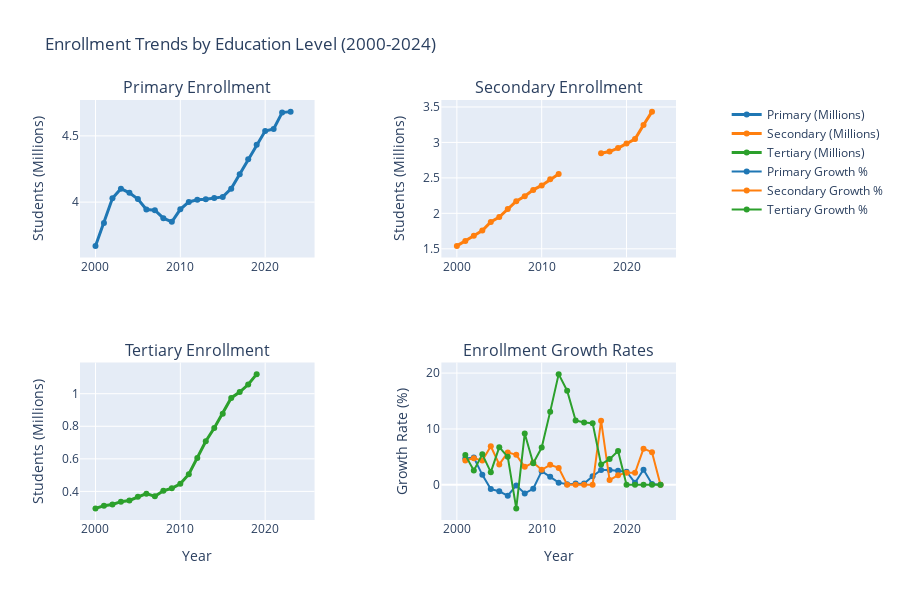

The code cell stored with this chart in its notebook:
### Code cell
# Enrollment trends by education level
fig = make_subplots(
    rows=2, cols=2,
    subplot_titles=('Primary Enrollment', 'Secondary Enrollment', 
                   'Tertiary Enrollment', 'Enrollment Growth Rates'),
    specs=[[{"secondary_y": False}, {"secondary_y": False}],
           [{"secondary_y": False}, {"secondary_y": True}]]
)

# Primary enrollment
fig.add_trace(
    go.Scatter(x=analysis_data['year'], y=analysis_data['Primary Enrollment']/1000000,
               mode='lines+markers', name='Primary (Millions)',
               line=dict(color='#1f77b4', width=3)),
    row=1, col=1
)

# Secondary enrollment
fig.add_trace(
    go.Scatter(x=analysis_data['year'], y=analysis_data['Secondary Enrollment']/1000000,
               mode='lines+markers', name='Secondary (Millions)',
               line=dict(color='#ff7f0e', width=3)),
    row=1, col=2
)

# Tertiary enrollment
fig.add_trace(
    go.Scatter(x=analysis_data['year'], y=analysis_data['Tertiary Enrollment']/1000000,
               mode='lines+markers', name='Tertiary (Millions)',
               line=dict(color='#2ca02c', width=3)),
    row=2, col=1
)

# Calculate growth rates
analysis_data['Primary Growth'] = analysis_data['Primary Enrollment'].pct_change() * 100
analysis_data['Secondary Growth'] = analysis_data['Secondary Enrollment'].pct_change() * 100
analysis_data['Tertiary Growth'] = analysis_data['Tertiary Enrollment'].pct_change() * 100

# Growth rates
fig.add_trace(
    go.Scatter(x=analysis_data['year'], y=analysis_data['Primary Growth'],
               mode='lines+markers', name='Primary Growth %',
               line=dict(color='#1f77b4', width=2)),
    row=2, col=2
)
fig.add_trace(
    go.Scatter(x=analysis_data['year'], y=analysis_data['Secondary Growth'],
               mode='lines+markers', name='Secondary Growth %',
               line=dict(color='#ff7f0e', width=2)),
    row=2, col=2
)
fig.add_trace(
    go.Scatter(x=analysis_data['year'], y=analysis_data['Tertiary Growth'],
               mode='lines+markers', name='Tertiary Growth %',
               line=dict(color='#2ca02c', width=2)),
    row=2, col=2
)

fig.update_layout(
    title="Enrollment Trends by Education Level (2000-2024)",
    height=600,
    showlegend=True
)

fig.update_xaxes(title_text="Year", row=2, col=1)
fig.update_xaxes(title_text="Year", row=2, col=2)
fig.update_yaxes(title_text="Students (Millions)", row=1, col=1)
fig.update_yaxes(title_text="Students (Millions)", row=1, col=2)
fig.update_yaxes(title_text="Students (Millions)", row=2, col=1)
fig.update_yaxes(title_text="Growth Rate (%)", row=2, col=2)

fig.show()

### Figure 1 — Plotly figure (JSON) as saved in the notebook; plotly's stock layout.template omitted (floating-point values rounded to 4 significant figures)
{"data": [{"line": {"color": "#1f77b4", "width": 3}, "mode": "lines+markers", "name": "Primary (Millions)", "type": "scatter", "x": [2000, 2001, 2002, 2003, 2004, 2005, 2006, 2007, 2008, 2009, 2010, 2011, 2012, 2013, 2014, 2015, 2016, 2017, 2018, 2019, 2020, 2021, 2022, 2023, 2024], "xaxis": "x", "y": [3.67, 3.842, 4.029, 4.101, 4.07, 4.023, 3.944, 3.939, 3.879, 3.851, 3.945, 4.001, 4.017, 4.021, 4.03, 4.039, 4.102, 4.211, 4.323, 4.432, 4.536, 4.553, 4.675, 4.683, NaN], "yaxis": "y"}, {"line": {"color": "#ff7f0e", "width": 3}, "mode": "lines+markers", "name": "Secondary (Millions)", "type": "scatter", "x": [2000, 2001, 2002, 2003, 2004, 2005, 2006, 2007, 2008, 2009, 2010, 2011, 2012, 2013, 2014, 2015, 2016, 2017, 2018, 2019, 2020, 2021, 2022, 2023, 2024], "xaxis": "x2", "y": [1.541, 1.608, 1.685, 1.758, 1.879, 1.948, 2.061, 2.172, 2.242, 2.331, 2.393, 2.479, 2.554, NaN, NaN, NaN, NaN, 2.847, 2.871, 2.921, 2.983, 3.048, 3.245, 3.434, NaN], "yaxis": "y2"}, {"line": {"color": "#2ca02c", "width": 3}, "mode": "lines+markers", "name": "Tertiary (Millions)", "type": "scatter", "x": [2000, 2001, 2002, 2003, 2004, 2005, 2006, 2007, 2008, 2009, 2010, 2011, 2012, 2013, 2014, 2015, 2016, 2017, 2018, 2019, 2020, 2021, 2022, 2023, 2024], "xaxis": "x3", "y": [0.2956, 0.3113, 0.3193, 0.3367, 0.3443, 0.3676, 0.386, 0.3697, 0.4036, 0.4191, 0.447, 0.5056, 0.6058, 0.7078, 0.7894, 0.8774, 0.9742, 1.01, 1.056, 1.12, NaN, NaN, NaN, NaN, NaN], "yaxis": "y3"}, {"line": {"color": "#1f77b4", "width": 2}, "mode": "lines+markers", "name": "Primary Growth %", "type": "scatter", "x": [2000, 2001, 2002, 2003, 2004, 2005, 2006, 2007, 2008, 2009, 2010, 2011, 2012, 2013, 2014, 2015, 2016, 2017, 2018, 2019, 2020, 2021, 2022, 2023, 2024], "xaxis": "x4", "y": [NaN, 4.698, 4.87, 1.788, -0.7553, -1.169, -1.958, -0.118, -1.537, -0.7128, 2.446, 1.422, 0.3904, 0.1025, 0.2261, 0.2295, 1.544, 2.656, 2.659, 2.536, 2.339, 0.3711, 2.696, 0.161, 0.0], "yaxis": "y4"}, {"line": {"color": "#ff7f0e", "width": 2}, "mode": "lines+markers", "name": "Secondary Growth %", "type": "scatter", "x": [2000, 2001, 2002, 2003, 2004, 2005, 2006, 2007, 2008, 2009, 2010, 2011, 2012, 2013, 2014, 2015, 2016, 2017, 2018, 2019, 2020, 2021, 2022, 2023, 2024], "xaxis": "x4", "y": [NaN, 4.359, 4.774, 4.332, 6.907, 3.646, 5.803, 5.368, 3.215, 3.977, 2.687, 3.581, 3.028, 0.0, 0.0, 0.0, 0.0, 11.47, 0.8402, 1.733, 2.14, 2.153, 6.465, 5.848, 0.0], "yaxis": "y4"}, {"line": {"color": "#2ca02c", "width": 2}, "mode": "lines+markers", "name": "Tertiary Growth %", "type": "scatter", "x": [2000, 2001, 2002, 2003, 2004, 2005, 2006, 2007, 2008, 2009, 2010, 2011, 2012, 2013, 2014, 2015, 2016, 2017, 2018, 2019, 2020, 2021, 2022, 2023, 2024], "xaxis": "x4", "y": [NaN, 5.316, 2.557, 5.454, 2.26, 6.744, 5.005, -4.218, 9.167, 3.848, 6.669, 13.1, 19.81, 16.85, 11.52, 11.15, 11.04, 3.648, 4.602, 6.062, 0.0, 0.0, 0.0, 0.0, 0.0], "yaxis": "y4"}], "layout": {"annotations": [{"font": {"size": 16}, "showarrow": false, "text": "Primary Enrollment", "x": 0.185, "xanchor": "center", "xref": "paper", "y": 1, "yanchor": "bottom", "yref": "paper"}, {"font": {"size": 16}, "showarrow": false, "text": "Secondary Enrollment", "x": 0.755, "xanchor": "center", "xref": "paper", "y": 1, "yanchor": "bottom", "yref": "paper"}, {"font": {"size": 16}, "showarrow": false, "text": "Tertiary Enrollment", "x": 0.185, "xanchor": "center", "xref": "paper", "y": 0.375, "yanchor": "bottom", "yref": "paper"}, {"font": {"size": 16}, "showarrow": false, "text": "Enrollment Growth Rates", "x": 0.755, "xanchor": "center", "xref": "paper", "y": 0.375, "yanchor": "bottom", "yref": "paper"}], "height": 600, "showlegend": true, "title": {"text": "Enrollment Trends by Education Level (2000-2024)"}, "xaxis": {"anchor": "y", "domain": [0, 0.37]}, "xaxis2": {"anchor": "y2", "domain": [0.57, 0.94]}, "xaxis3": {"anchor": "y3", "domain": [0, 0.37], "title": {"text": "Year"}}, "xaxis4": {"anchor": "y4", "domain": [0.57, 0.94], "title": {"text": "Year"}}, "yaxis": {"anchor": "x", "domain": [0.625, 1], "title": {"text": "Students (Millions)"}}, "yaxis2": {"anchor": "x2", "domain": [0.625, 1], "title": {"text": "Students (Millions)"}}, "yaxis3": {"anchor": "x3", "domain": [0, 0.375], "title": {"text": "Students (Millions)"}}, "yaxis4": {"anchor": "x4", "domain": [0, 0.375], "title": {"text": "Growth Rate (%)"}}, "yaxis5": {"anchor": "x4", "overlaying": "y4", "side": "right", "title": {"text": "Growth Rate (%)"}}}}
